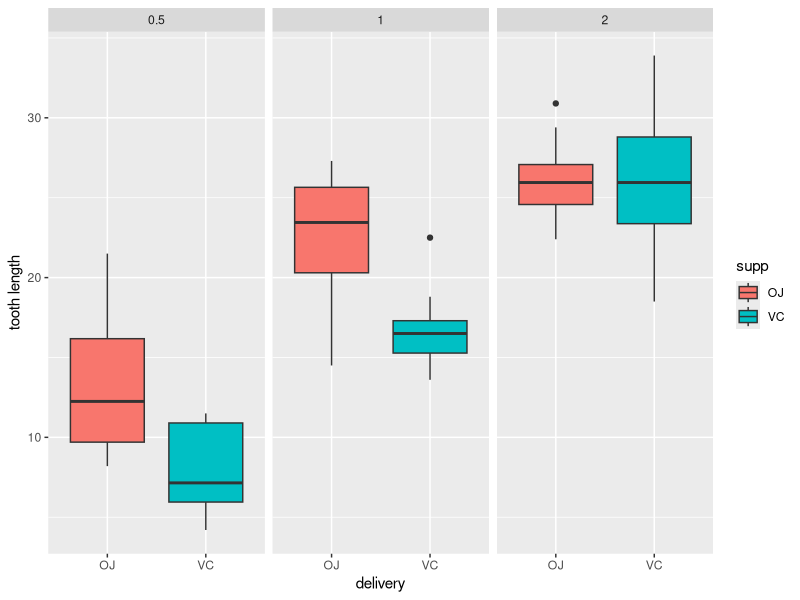
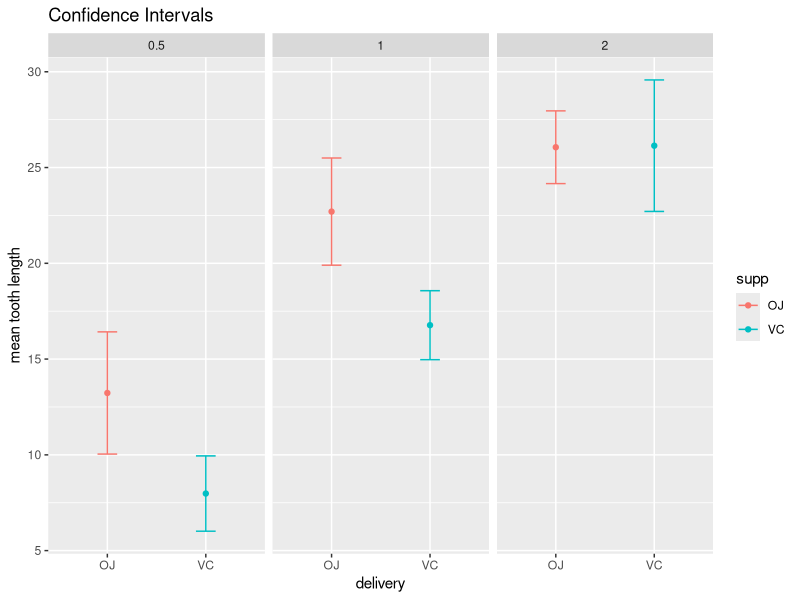
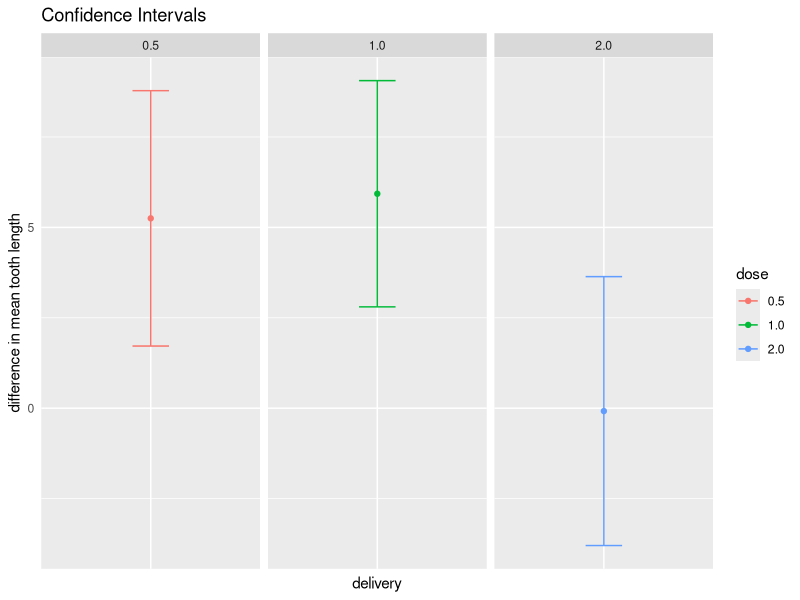

Reproduce these figures in R, in order.
## ---- chunk 1

    library(ggplot2);
    #library(grid);
    library(datasets);

    data(ToothGrowth);
    ToothGrowth$dose <- as.factor(ToothGrowth$dose);

## ---- chunk 2

    head(ToothGrowth);

## ---- chunk 3

    aggregate(len ~ dose + supp, ToothGrowth, mean);

## ---- chunk 4

    plot <- ggplot(ToothGrowth, aes(x = supp, y = len, fill = supp));
    plot <- plot + geom_boxplot();
    plot <- plot + facet_grid(~ dose);
    plot <- plot + xlab("delivery");
    plot <- plot + ylab("tooth length");
    plot;

## ---- chunk 5

    conf.int <- function(x) {
        n    = length(x);
        mean = mean(x);
        sd   = sd(x);
        se   = sd / sqrt(n);
        t    = qt(0.975, df = n - 1);
        c(mean = mean, ci_lower = mean - t * se, ci_upper = mean + t * se);
    }

    ci        <- do.call(data.frame, aggregate(len ~ dose + supp, ToothGrowth, conf.int));
    names(ci) <- c('dose', 'supp', 'mean', 'ci_lower', 'ci_upper');

    plot <- ggplot(ci, aes(x = supp, y = mean, colour = supp));
    plot <- plot + geom_point();
    plot <- plot + geom_errorbar(aes(ymin = ci_lower, ymax = ci_upper), width = 0.2);
    plot <- plot + facet_grid(~ dose);
    plot <- plot + ggtitle("Confidence Intervals");
    plot <- plot + xlab("delivery");
    plot <- plot + ylab("mean tooth length");
    plot;

## ---- chunk 6

    dose_0.5    <- subset(ToothGrowth, dose == 0.5);
    dose_1.0    <- subset(ToothGrowth, dose == 1.0);
    dose_2.0    <- subset(ToothGrowth, dose == 2.0);

    dose_0.5_VC <- subset(dose_0.5, supp == 'VC');
    dose_1.0_VC <- subset(dose_1.0, supp == 'VC');
    dose_2.0_VC <- subset(dose_2.0, supp == 'VC');

    dose_0.5_OJ <- subset(dose_0.5, supp == 'OJ');
    dose_1.0_OJ <- subset(dose_1.0, supp == 'OJ');
    dose_2.0_OJ <- subset(dose_2.0, supp == 'OJ');

## ---- chunk 7

    dose_0.5_test <- t.test(dose_0.5_OJ$len, dose_0.5_VC$len);
    dose_1.0_test <- t.test(dose_1.0_OJ$len, dose_1.0_VC$len);
    dose_2.0_test <- t.test(dose_2.0_OJ$len, dose_2.0_VC$len);

## ---- chunk 8

    dose_0.5_test;

## ---- chunk 9

    dose_1.0_test;

## ---- chunk 10

    dose_2.0_test;

## ---- chunk 11

    dose_0.5_CI <- dose_0.5_test$conf.int;
    dose_1.0_CI <- dose_1.0_test$conf.int;
    dose_2.0_CI <- dose_2.0_test$conf.int;

    dose_0.5_M  <- dose_0.5_test$estimate[1] - dose_0.5_test$estimate[2];
    dose_1.0_M  <- dose_1.0_test$estimate[1] - dose_1.0_test$estimate[2];
    dose_2.0_M  <- dose_2.0_test$estimate[1] - dose_2.0_test$estimate[2];

    stats <- data.frame(
        supp       = factor(c('0', '0', '0')),
        dose       = factor(c('0.5', '1.0', '2.0')),
        difference = c(dose_0.5_M, dose_1.0_M, dose_2.0_M),
        ci_lower   = c(dose_0.5_CI[1], dose_1.0_CI[1], dose_2.0_CI[1]),
        ci_upper   = c(dose_0.5_CI[2], dose_1.0_CI[2], dose_2.0_CI[2])
    );

    plot <- ggplot(stats, aes(x = supp, y = difference, colour = dose));
    plot <- plot + geom_point();
    plot <- plot + geom_errorbar(aes(ymin = ci_lower, ymax = ci_upper), width = 0.2);
    plot <- plot + facet_grid(~ dose);
    plot <- plot + theme(axis.ticks = element_blank(), axis.text.x = element_blank());
    plot <- plot + guides(fill = FALSE);
    plot <- plot + ggtitle("Confidence Intervals");
    plot <- plot + xlab("delivery");
    plot <- plot + ylab("difference in mean tooth length");
    plot;

